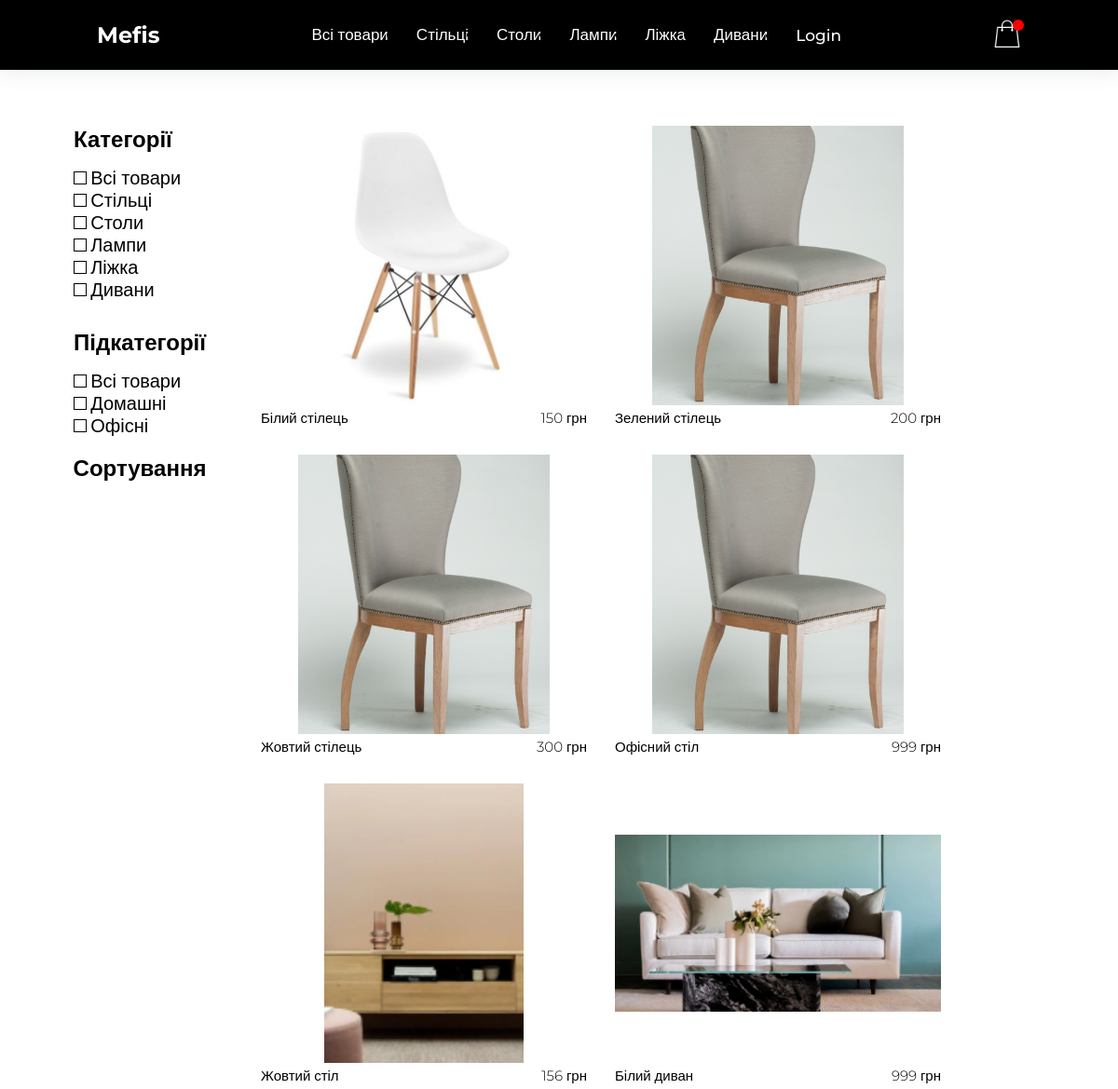
The page /catalog (upper part) on the database as committed earlier.
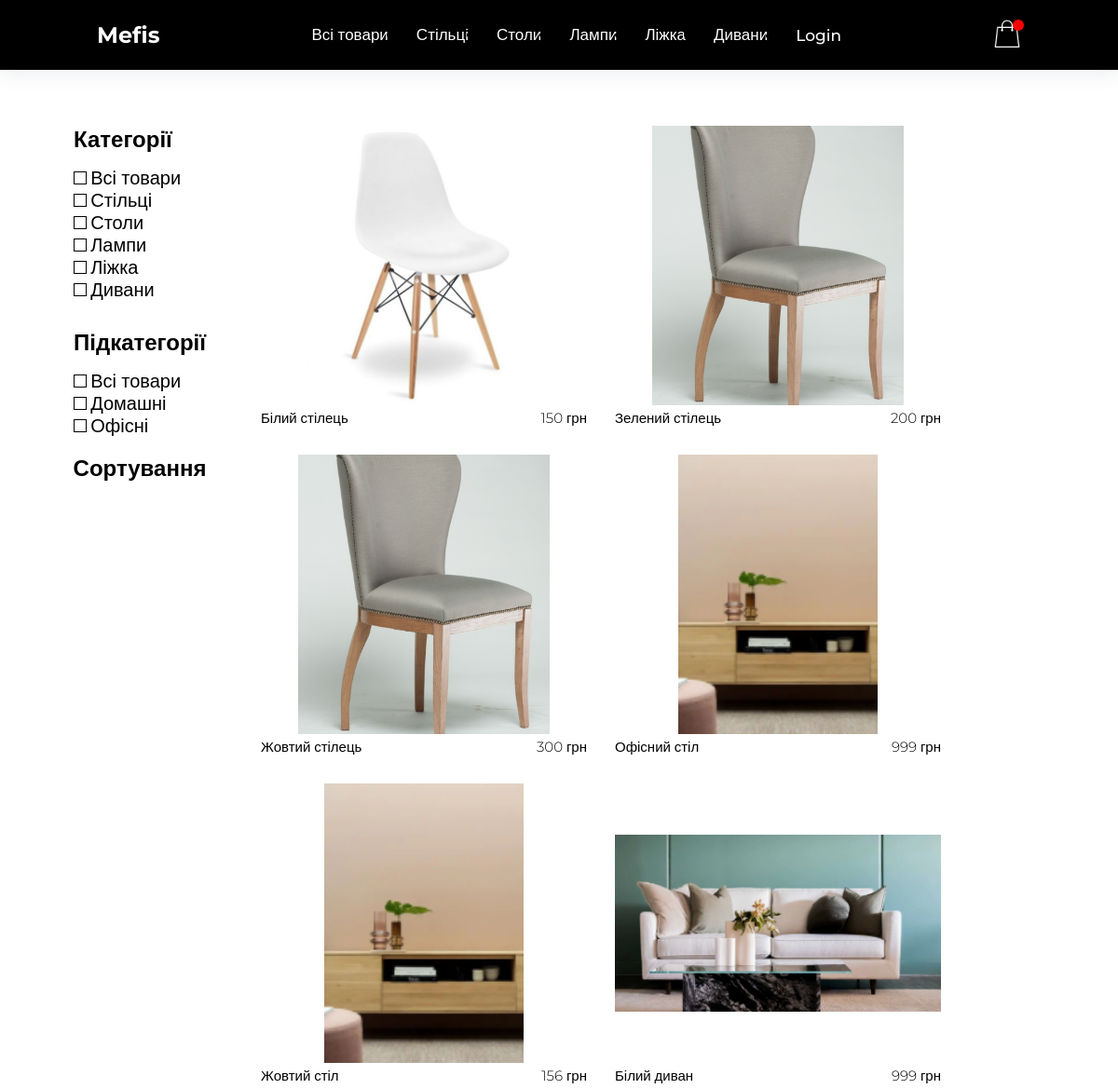
The same page on the database as committed later.
### main/models.py (models this page shows, shortened)
class Product(models.Model):
    id = models.IntegerField(primary_key=True)
    name = models.CharField(max_length=255)
    description = models.TextField(blank=True)
    fabrics = models.ForeignKey(Fabric, on_delete=models.DO_NOTHING, null=True)
    photo = models.ImageField(upload_to='main/static/main/img')
    price = models.DecimalField(default=0, max_digits=10, decimal_places=0)
    is_available = models.BooleanField(default=True)
    category = models.ForeignKey(Categories, on_delete=models.CASCADE, null=True)
    subcategory = models.ForeignKey(Subcategories, on_delete=models.CASCADE, null=True)

### main/views.py (the view)
# urls.py: path('catalog', views.catalog, name='catalog'),
def catalog(request):
    products = Product.objects.all()
    if request.method == "GET":
        request_category = request.GET.get("category")
        request_subcategory = request.GET.get("subcategory")
        print('request_subcategory  ', request_subcategory)
        print(request.GET)
        if request_category != '1':
            if request.GET.get("category"):
                products = Product.objects.filter(category=request_category)
        if request_subcategory != '1':
            if request.GET.get("subcategory"):
                products = Product.objects.filter(subcategory=request_subcategory)
    categories = Categories.objects.all()
    subcategories = Subcategories.objects.all()
    return render(request, 'main/catalog.html',
                  {'products': products, 'categories': categories, 'subcategories': subcategories})

### main/templates/main/catalog.html (shortened to what this page needs)
{% extends 'main/layout.html' %}
{% block content %}
    {% include "main/includes/header.html" %}
    <div class="catalog">
        <div class="categories">
            <div class="catalog-responsive-options">
                <ul class="menu-catalog">
                    <li>
                        <h3 class="categories">Категорії</h3>
                        {% for category in categories %}
                            <form>
                                <input id="html{{ category.id }}" type="checkbox"
                                       onclick="window.location.href='?category={{ category.id }}'">
                                <label for="html{{ category.id }}">{{ category.name }}</label>
                            </form>
                        {% endfor %}
                        <h3 class="sub-category">Підкатегорії</h3>
                        {% for subcategory in subcategories %}
                            <form>
                                <input id="html{{ subcategory.id }}" type="checkbox"
                                       onclick="window.location.href='?subcategory={{ subcategory.id }}'">
                                <label for="html{{ subcategory.id }}">{{ subcategory.name }}</label>
                            </form>
                        {% endfor %}</li>
                </ul>
            </div>
            <div class="sorting-menu">
                <ul class="sorting-catalog">
                    <li>
                        <h3 class="categories">Сортування</h3>
                    </li>
                </ul>
            </div>
        </div>
        <div class="shop-grid">
            {% for product in products %}
                <a href="{% url 'product_page' product_real_id=product.id %}">
                    <div class="product-wrapper">
                        <div class="product-photo">
                            <img class="product-photo-placed" src="{{ product.photo.url }}">
                        </div>
                        <div class="product-text">
                            <div class="product-text-name">
                                <h1>{{ product.name }}</h1>
                            </div>
                            <div class="product-text-price">
                                <h1>{{ product.price }} грн</h1>
                            </div>
                        </div>
                    </div>
                </a>
            {% endfor %}
        </div>
    </div>
    {% include "main/includes/footer.html" %}
{% endblock %}

Rows that differ between the two databases and show on the page:
changed Product "Офісний стіл": photo: a different picture
